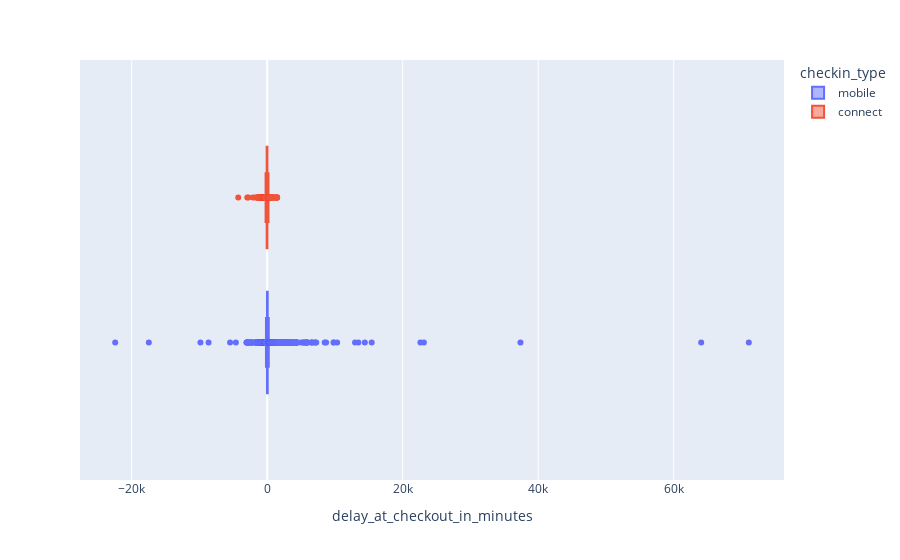

Notebook code cell kept with this figure:
### Markdown cell above
EDA

### Code cell
fig = px.box(delay_df, x='delay_at_checkout_in_minutes', color='checkin_type')
fig.show()

### Figure 1 — Plotly figure (JSON) as saved in the notebook; plotly's stock layout.template omitted (floating-point values rounded to 4 significant figures; data arrays with more than 128 entries replaced by an {"elided": "..."} marker saying what was removed)
{"data": [{"alignmentgroup": "True", "hovertemplate": "checkin_type=mobile<br>delay_at_checkout_in_minutes=%{x}<extra></extra>", "legendgroup": "mobile", "marker": {"color": "#636efa"}, "name": "mobile", "notched": false, "offsetgroup": "mobile", "orientation": "h", "showlegend": true, "type": "box", "x": {"elided": "17003 float values"}, "x0": " ", "xaxis": "x", "y0": " ", "yaxis": "y"}, {"alignmentgroup": "True", "hovertemplate": "checkin_type=connect<br>delay_at_checkout_in_minutes=%{x}<extra></extra>", "legendgroup": "connect", "marker": {"color": "#EF553B"}, "name": "connect", "notched": false, "offsetgroup": "connect", "orientation": "h", "showlegend": true, "type": "box", "x": {"elided": "4307 float values"}, "x0": " ", "xaxis": "x", "y0": " ", "yaxis": "y"}], "layout": {"boxmode": "group", "legend": {"title": {"text": "checkin_type"}, "tracegroupgap": 0}, "margin": {"t": 60}, "xaxis": {"anchor": "y", "domain": [0, 1], "title": {"text": "delay_at_checkout_in_minutes"}}, "yaxis": {"anchor": "x", "domain": [0, 1]}}}
